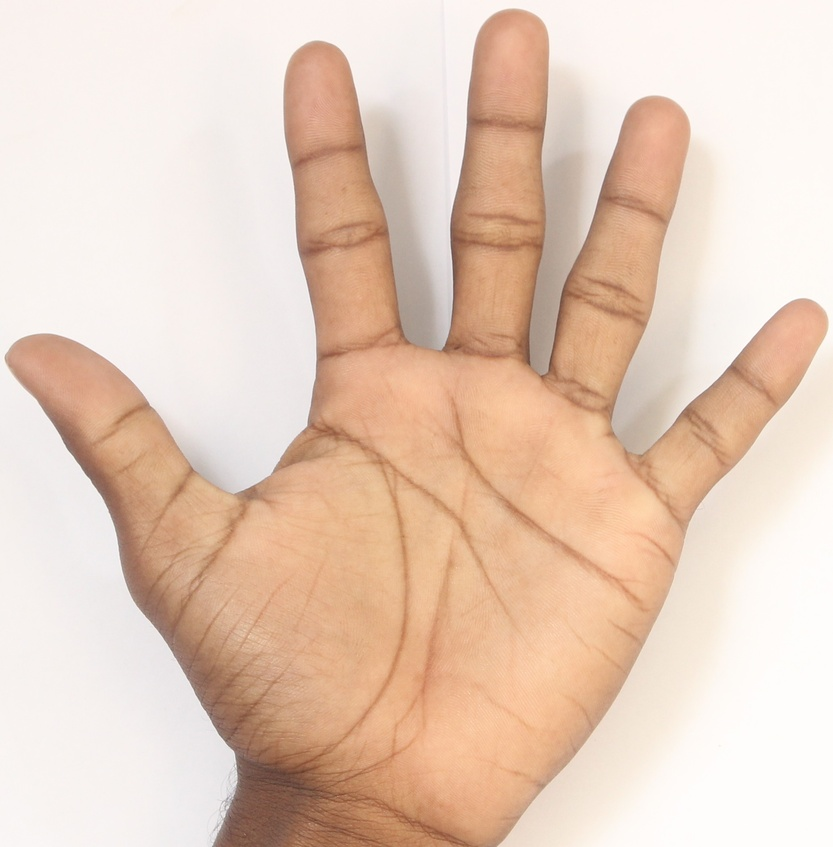
#> input picture 2.JPG, 833 x 847 px, shrunk from 2062 x 2096 before the run
$ python backprojection.py
#> lines starting #> are read from the running program, lines starting #| are printed output that depends on the picture; after the words box and inside, x2 and y2 are one past the last pixel; in counts of white or black regions, pixels touching at a corner belong together
import cv2
import numpy as np

roi = cv2.imread('2.JPG')
#> roi is the input picture: shape (847, 833, 3); mean B, G, R 187.2, 204.8, 230.3
hsv = cv2.cvtColor(roi,cv2.COLOR_BGR2HSV)
#> hsv: shape (847, 833, 3); mean H, S, V 15.5, 50.9, 230.3

target = cv2.imread('2.JPG')
hsvt = cv2.cvtColor(target,cv2.COLOR_BGR2HSV)

# calculating object histogram
roihist = cv2.calcHist([hsv],[0, 1], None, [180, 256], [0, 180, 0, 256] )

# normalize histogram and apply backprojection
cv2.normalize(roihist,roihist,0,255,cv2.NORM_MINMAX)
#> roihist: shape (180, 256) float32; min 0, max 255, mean 0.1
dst = cv2.calcBackProject([hsvt],[0,1],roihist,[0,180,0,256],1)
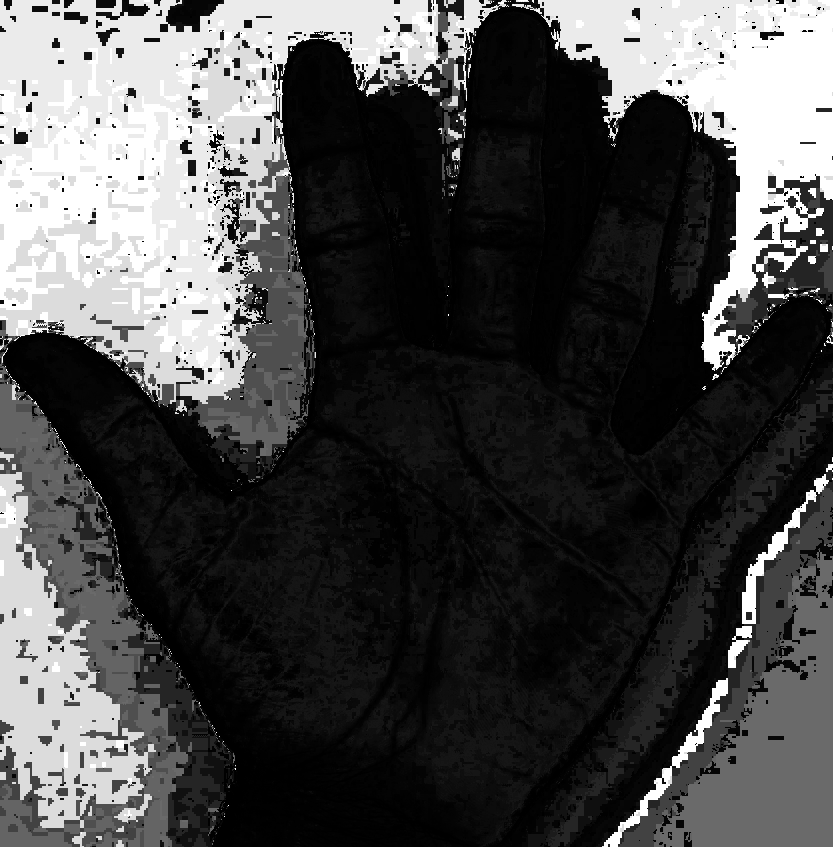
#> dst: shape (847, 833); min 0, max 255, mean 74.5

# Now convolute with circular disc
disc = cv2.getStructuringElement(cv2.MORPH_ELLIPSE,(5,5))
cv2.filter2D(dst,-1,disc,dst)
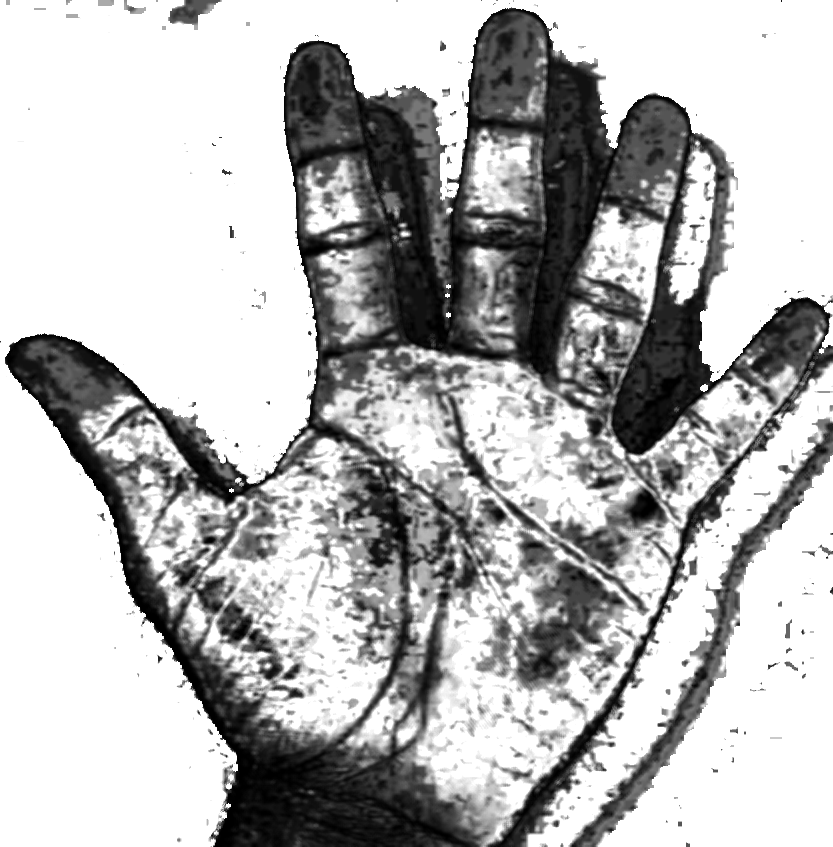
#> dst: shape (847, 833); min 0, max 255, mean 182.9

# threshold and binary AND
ret,thresh = cv2.threshold(dst,50,255,0)
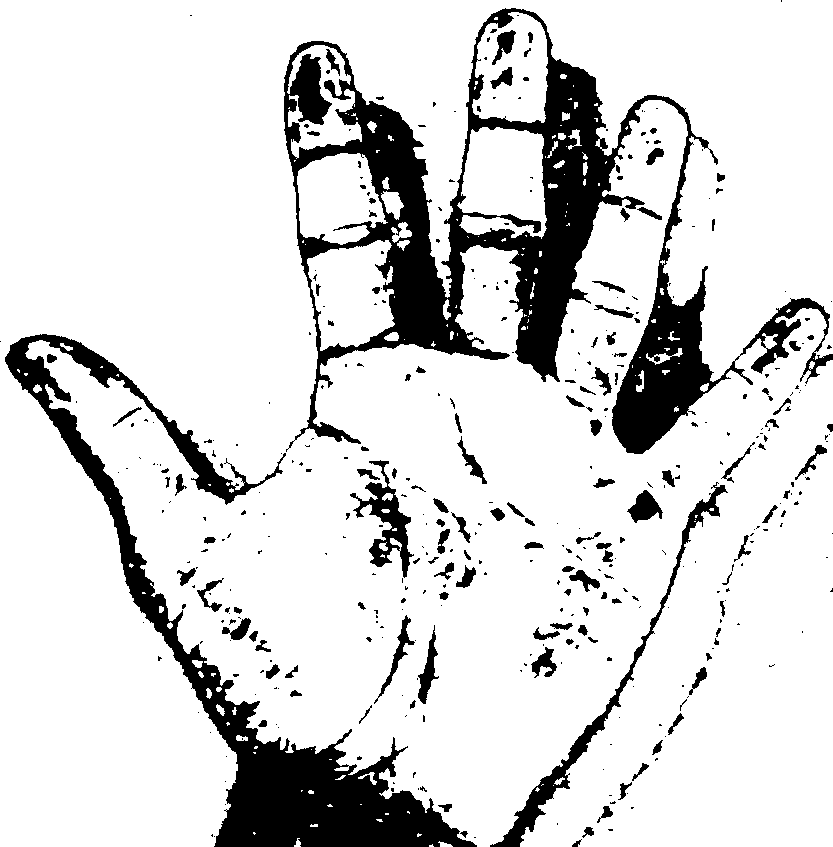
#> thresh: shape (847, 833); 84.8% white; 411 black regions (279 under 20 px), largest, box (x1, y1, x2, y2) and area: (284, 8, 833, 454) 55401, (5, 334, 477, 847) 31831, (490, 482, 728, 847) 3962
thresh = cv2.merge((thresh,thresh,thresh))
res = cv2.bitwise_and(target,thresh)
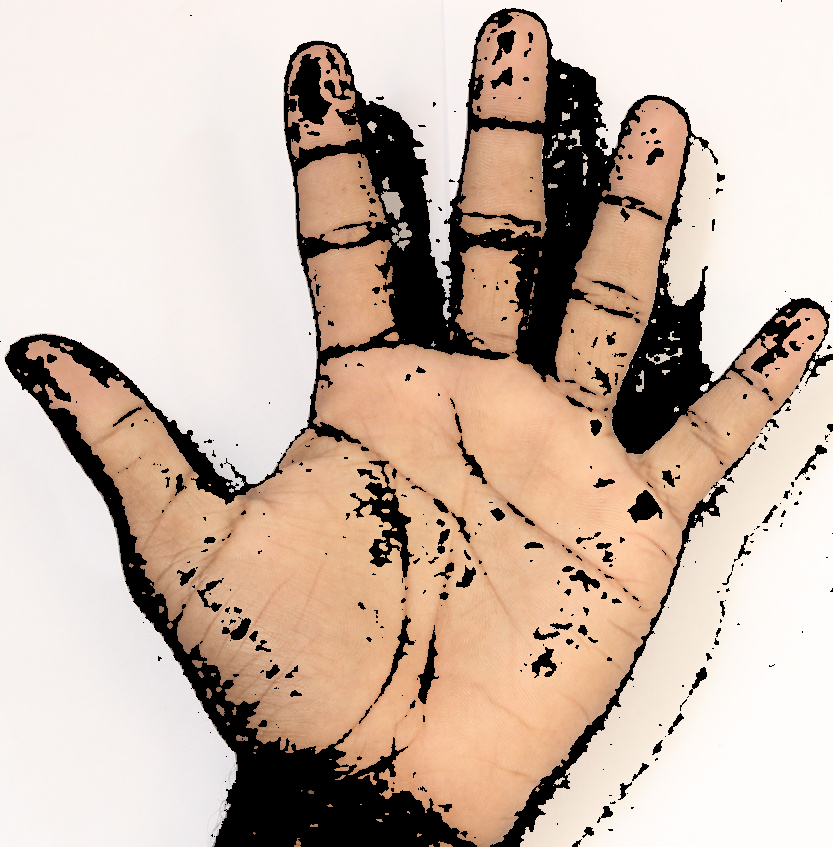
#> res: shape (847, 833, 3); mean B, G, R 166.2, 180.6, 200.9

res = np.vstack((target,thresh,res))
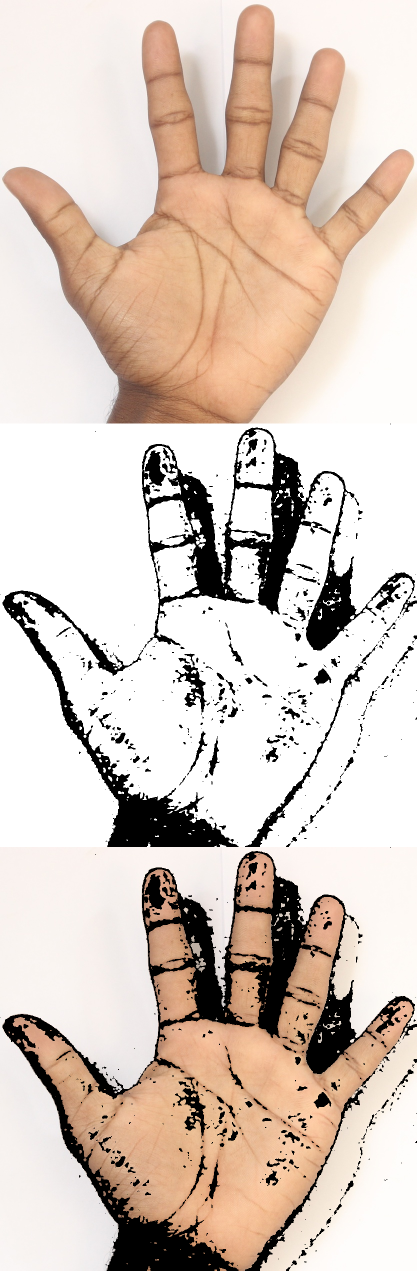
#> res: shape (2541, 833, 3) (shown at 1/2 size); mean B, G, R 189.9, 200.6, 215.9
cv2.imwrite('res.jpg',res)

$ run again, with 1.JPG copied over 2.JPG
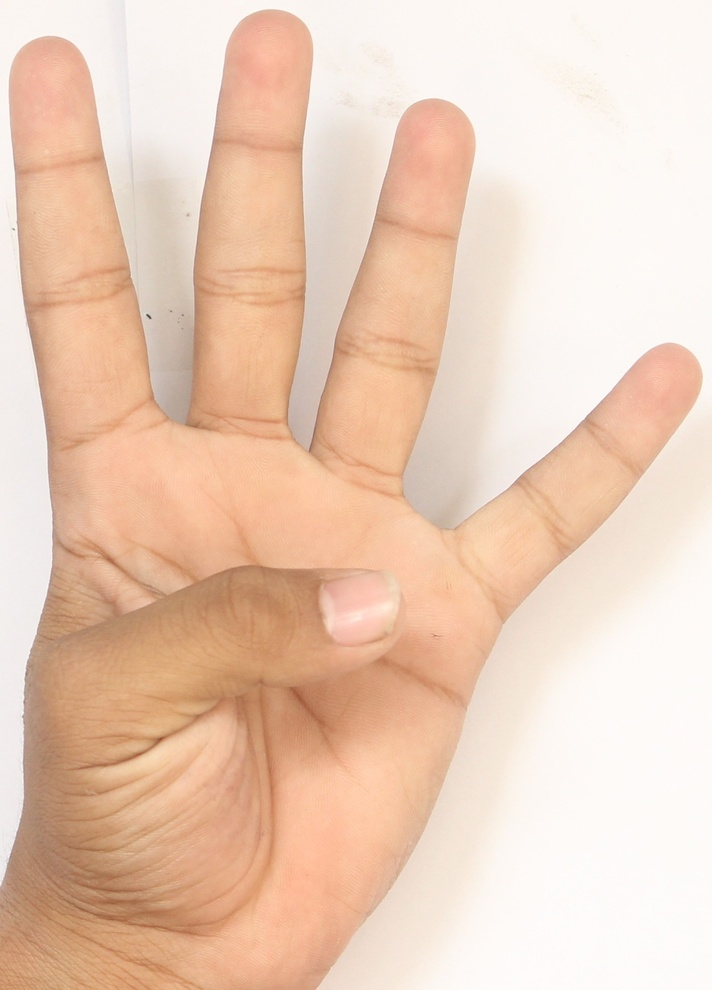
#> input picture 1.JPG, 712 x 990 px, shrunk from 1500 x 2085 before the run
#> roi is the input picture: shape (990, 712, 3); mean B, G, R 184.5, 205.2, 235.7
#> hsv: shape (990, 712, 3); mean H, S, V 12.8, 57.6, 235.7
#> `ret,thresh = cv2.threshold(dst,50,255,0)`:
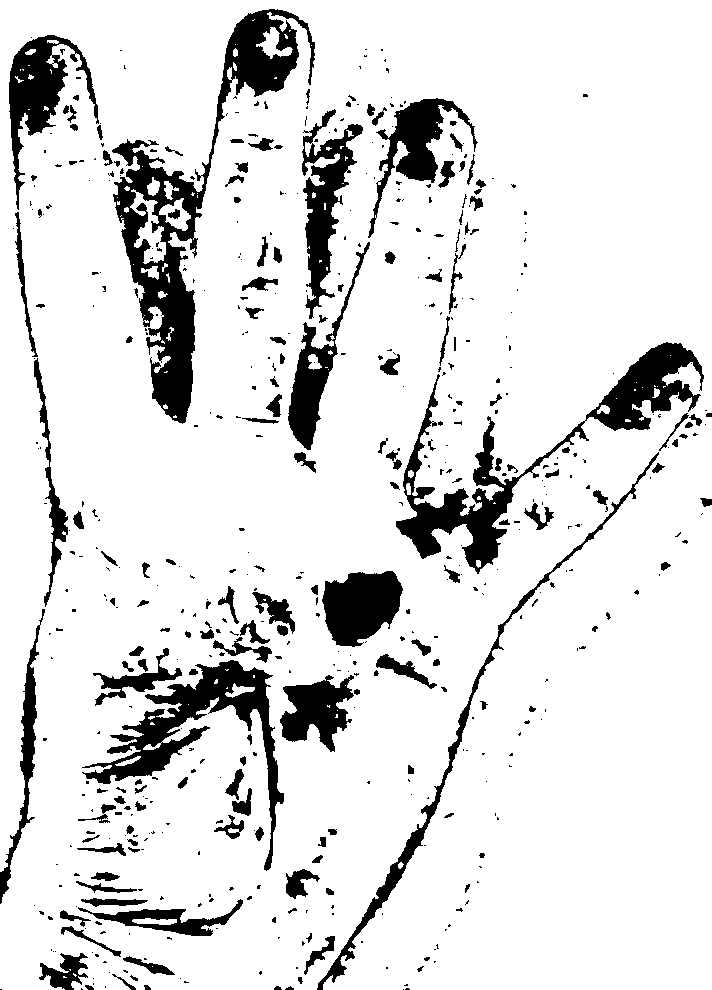
#> thresh: shape (990, 712); 87.4% white; 557 black regions (380 under 20 px), largest, box (x1, y1, x2, y2) and area: (112, 9, 315, 424) 16009, (396, 342, 704, 574) 11800, (82, 660, 284, 871) 8502
#> `res = np.vstack((target,thresh,res))`:
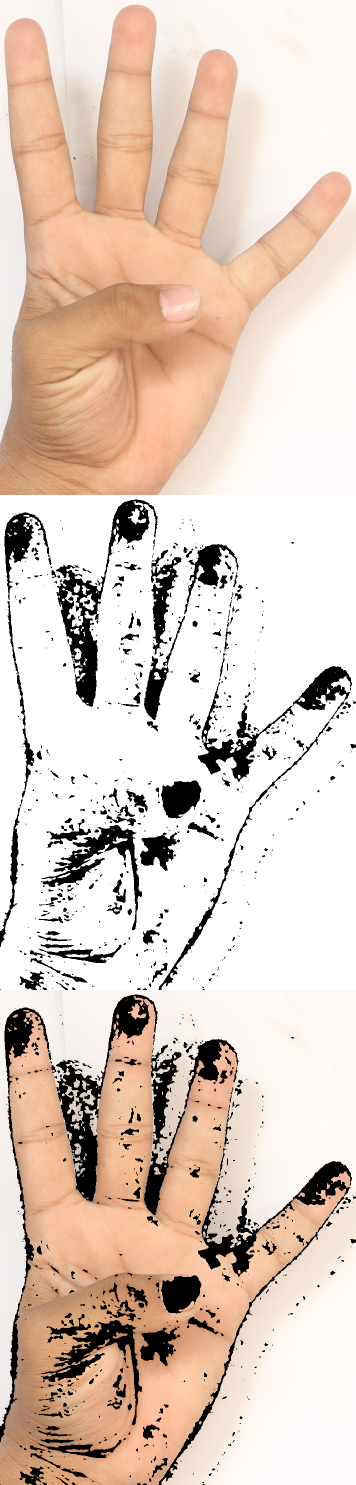
#> res: shape (2970, 712, 3) (shown at 1/2 size); mean B, G, R 190.6, 203.4, 222

$ run again, with 3.JPG copied over 2.JPG
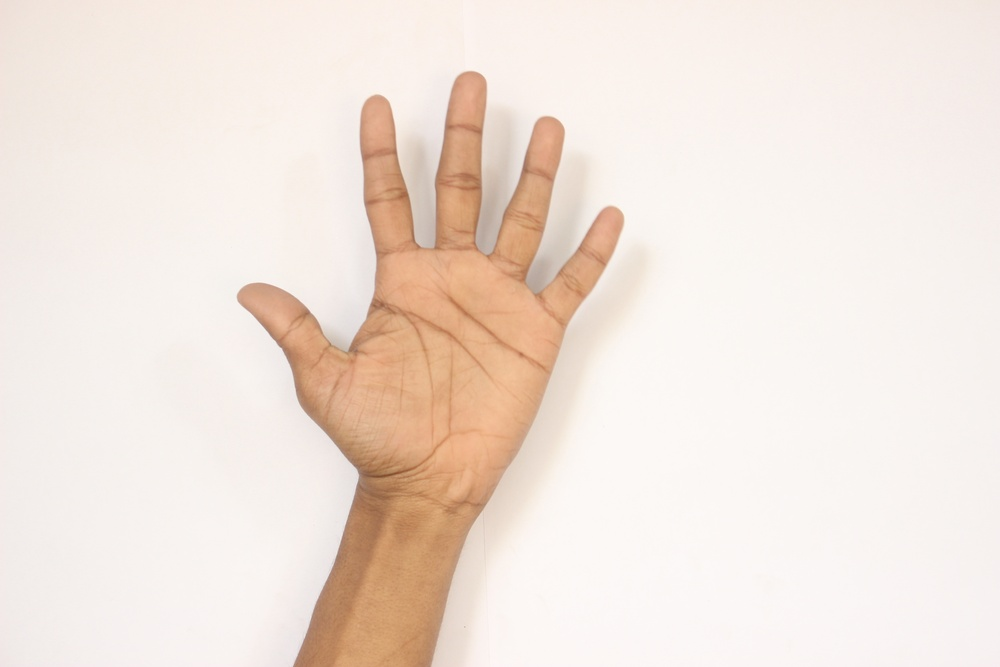
#> input picture 3.JPG, 1000 x 667 px, shrunk from 5184 x 3456 before the run
#> roi is the input picture: shape (667, 1000, 3); mean B, G, R 219.2, 228.3, 241.5
#> hsv: shape (667, 1000, 3); mean H, S, V 11.9, 25.3, 241.5
#> `ret,thresh = cv2.threshold(dst,50,255,0)`:
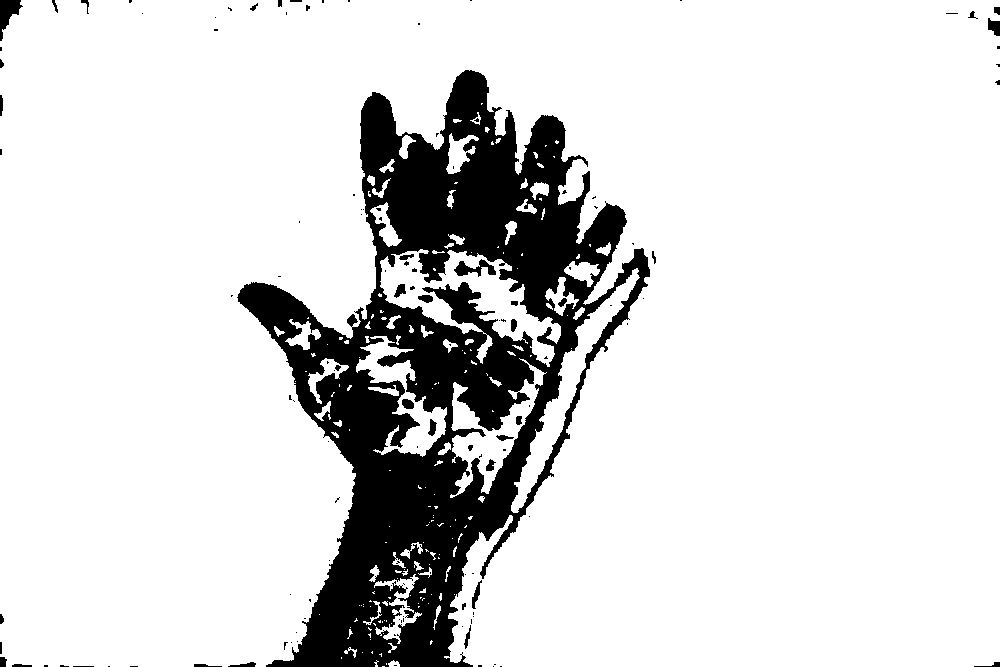
#> thresh: shape (667, 1000); 85.7% white; 129 black regions (91 under 20 px), largest, box (x1, y1, x2, y2) and area: (237, 70, 650, 667) 92477, (0, 0, 23, 41) 451, (454, 259, 496, 277) 340
#> `res = np.vstack((target,thresh,res))`:
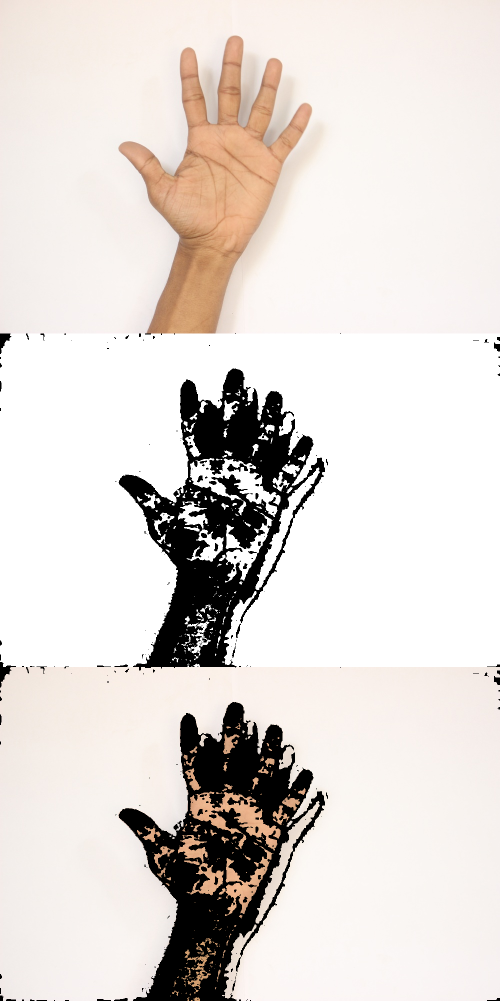
#> res: shape (2001, 1000, 3) (shown at 1/2 size); mean B, G, R 212.3, 217, 223.7
